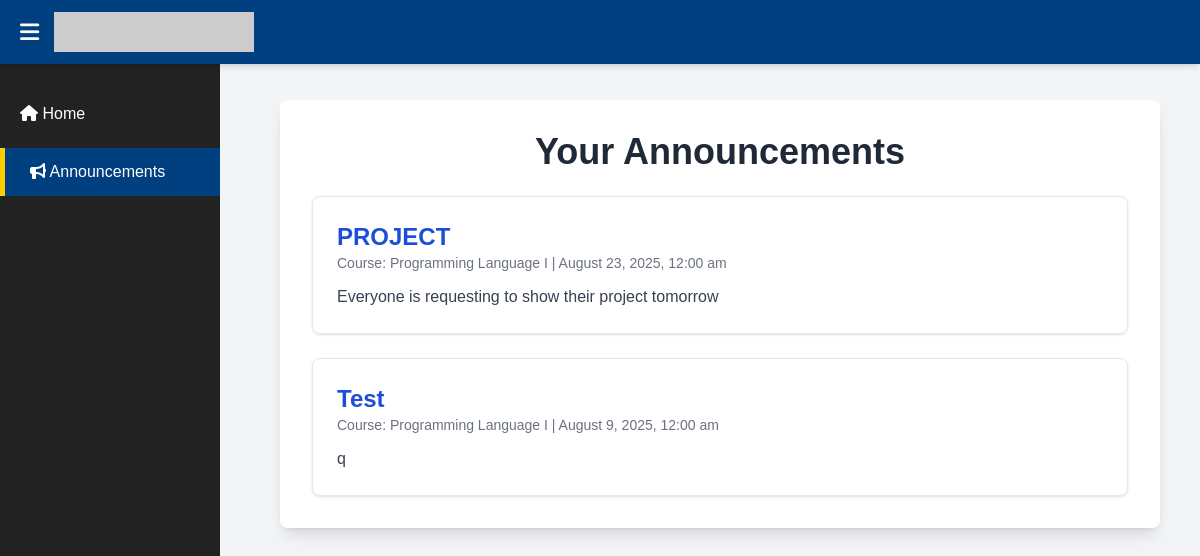
Screenshot of /show-announcement.php (signed in) with the database file from the repository.
### tables this page shows
CREATE TABLE `annoucement` (
  `AnnouceID` varchar(20) NOT NULL,
  `AuthorUserID` varchar(12) DEFAULT NULL,
  `FromCourseID` varchar(12) DEFAULT NULL,
  `Description` varchar(200) DEFAULT NULL,
  `DateUpload` date DEFAULT NULL,
  `Title` varchar(50) DEFAULT NULL
);

CREATE TABLE `courses` (
  `CourseID` varchar(12) NOT NULL,
  `CourseName` varchar(50) DEFAULT NULL,
  `Description` varchar(100) DEFAULT NULL,
  `credits` int(3) DEFAULT NULL
);

### show-announcement.php (the view, shortened to what this page needs)
<?php
$userID = $_SESSION['UserID'];
$db = new Database();
$conn = $db->getConnection();
$sql = "SELECT DISTINCT CourseID FROM enrolled WHERE UserID = ? AND Role IN ('Student', 'TA', 'Instructor')";
$stmt = $conn->prepare($sql);
$stmt->bind_param("i", $userID);
$stmt->execute();
$result = $stmt->get_result();
$courseIDs = [];
while ($row = $result->fetch_assoc()) {
    $courseIDs[] = $row['CourseID'];
}
$annoucements = [];
if (count($courseIDs) > 0) {
    $placeholders = implode(',', array_fill(0, count($courseIDs), '?'));
    $types = str_repeat('i', count($courseIDs));
    $sql = "SELECT a.*, c.CourseName
            FROM annoucement a
            JOIN courses c ON a.FromCourseID = c.CourseID
            JOIN users u ON a.AuthorUserID = u.UserID
            WHERE a.FromCourseID IN ($placeholders)
            ORDER BY a.DateUpload DESC";
    $stmt = $conn->prepare($sql);
    $stmt->bind_param($types, ...$courseIDs);
    $stmt->execute();
    $result = $stmt->get_result();
    while ($row = $result->fetch_assoc()) {
        $annoucements[] = $row;
    }
}
?>
<!DOCTYPE html>
<html lang="en" data-theme="light">
<head>
    <link href="https://cdn.jsdelivr.net/npm/daisyui@4.12.14/dist/full.min.css" rel="stylesheet" />
    <script src="https://cdn.tailwindcss.com"></script>
    <link href="https://cdnjs.cloudflare.com/ajax/libs/font-awesome/6.5.0/css/all.min.css" rel="stylesheet" />
    <link rel="stylesheet" href="dash.css">
</head>
<body class="bg-gray-100">
    <div class="navbar bg-base-100 shadow-md">
        <div class="navbar-left">
            <span class="menu-btn" onclick="toggleSidebar()"><i class="fa fa-bars"></i></span>
            <img src="https://dummyimage.com/200x40/004080/ffffff&text=Eduor+System" alt="Eduor Logo" class="logo">
        </div>
    </div>
    <div class="sidebar" id="sidebar">
        <ul>
            <li><a href="dash.php"><i class="fa fa-home"></i> Home</a></li>
            <li class="active"><a href="announcement.php"><i class="fa fa-bullhorn"></i> Announcements</a></li>
        </ul>
    </div>
    <div class="main-content" id="main-content">
        <section class="max-w-5xl mx-auto p-5">
            <div class="p-8 bg-white rounded-lg shadow-lg">
                <h1 class="text-4xl font-bold mb-6 text-center">Your Announcements</h1>
                <?php
                if (empty($annoucements)): ?>
                    <p class="text-center text-gray-600">No announcements available for your courses.</p>
                <?php else: ?>
                    <div class="space-y-6">
                        <?php foreach ($annoucements as $annoucement): ?>
                            <article class="border rounded-lg p-6 shadow hover:shadow-lg transition-shadow duration-300">
                                <header class="mb-3">
                                    <h2 class="text-2xl font-semibold text-blue-700"><?php echo htmlspecialchars($annoucement['Title']); ?></h2>
                                    <div class="text-sm text-gray-500">
                                        Course: <span class="font-medium"><?php echo htmlspecialchars($annoucement['CourseName']); ?></span> |
                                        <time datetime="<?php echo htmlspecialchars($annoucement['DateUpload']); ?>">
                                            <?php echo date('F j, Y, g:i a', strtotime($annoucement['DateUpload'])); ?>
                                        </time>
                                    </div>
                                </header>
                                <p class="text-gray-700 whitespace-pre-line"><?php echo nl2br(htmlspecialchars($annoucement['Description'])); ?></p>
                            </article>
                        <?php endforeach; ?>
                    </div>
                <?php endif; ?>
            </div>
        </section>
    </div>
</body>
</html>

### dash.css (style rules this page uses)
body { margin: 0; font-family: Arial, sans-serif; background: #f4f6f9; }
.navbar { display: flex; justify-content: space-between; align-items: center; background: #004080; color: white; padding: 10px 20px; position: fixed; top: 0; width: 100%; z-index: 100; }
.navbar .logo { height: 40px; }
.navbar-left { display: flex; align-items: center; }
.menu-btn { font-size: 22px; margin-right: 15px; cursor: pointer; }
.sidebar { width: 220px; background: #222; height: 100vh; position: fixed; top: 60px; left: 0; padding-top: 20px; transition: all 0.3s ease; overflow-y: auto; }
.sidebar ul { list-style: none; padding: 0; }
.sidebar ul li { margin: 10px 0; position: relative; }
.sidebar ul li a { color: white; padding: 12px 20px; display: block; text-decoration: none; transition: padding-left 0.3s ease; }
.sidebar ul li a:hover, .sidebar ul li.active a { background: #004080; border-left: 5px solid #ffcc00; padding-left: 25px; }
.main-content { margin-left: 240px; padding: 80px 20px 20px; transition: margin-left 0.3s ease; }

### rows the page displays
annoucement: Title "PROJECT", FromCourseID.CourseName "Programming Language I", DateUpload "August 23, 2025, 12:00 am", Description "Everyone is requesting to show their project tomorrow"
annoucement: Title "Test", FromCourseID.CourseName "Programming Language I", DateUpload "August 9, 2025, 12:00 am", Description "q"
